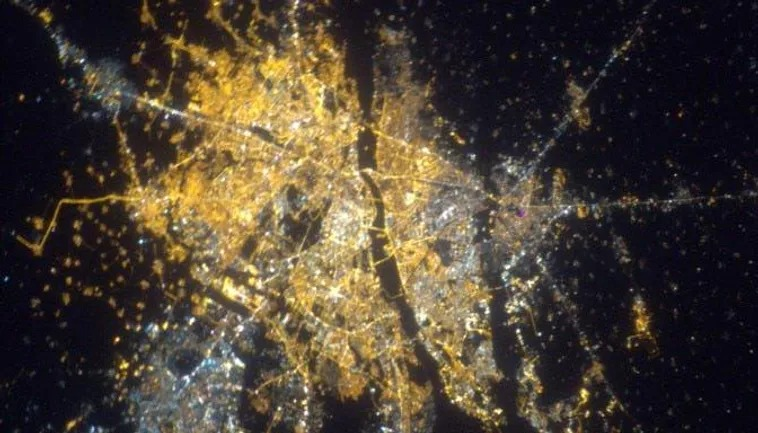
#> input picture Satellite Images/Delhi/Delhi_SAT1.jpg, 758 x 433 px
$ python 'Energy Estimation.py'
#> lines starting #> are read from the running program, lines starting #| are printed output that depends on the picture
#> further down, img is the input picture: shape (433, 758, 3); mean B, G, R 51.5, 64.3, 74.7
### Processing.py
import math
import numpy as np
from scipy.stats import beta
import cv2
from matplotlib import pyplot as plt
from gridding import draw_grid


import matplotlib.animation as animation

import math

RED_SENSITIVITY = 0.299
GREEN_SENSITIVITY = 0.587
BLUE_SENSITIVITY = 0.114

# [4 lines left out: function pixel_brightness, not called in this run]

def rgb_matrix(img,r,c):


#> called with r = 10, c = 10
    grid = [[[] for cnt in range(c)] for counter in range(r)]
    # print(grid)
    for x in range(len(grid)):
        for y in range(len(grid[0])):
            grid[x][y].append([])
            for z in range(3):
                grid[x][y][0].append(0)
            grid[x][y].append([0])
    # print(grid)
    # print(len(img),len(img[0]))
    d = len(img) * len(img[0]) / (r * c)
#> d = 3282.1
    rd = len(img) / r
#> rd = 43.3
    cd = len(img[0]) / c
#> cd = 75.8
    # print(grid)
    for row in range(len(img)):
        for col in range(len(img[0])):
            # print(row // rd)
            # print(col // cd)

            pixel = img[row][col]
            # print(pixel)
            grid[int(row // rd)][int(col // cd)][0][0] += pixel[0]
            grid[int(row // rd)][int(col // cd)][0][1] += pixel[1]
            grid[int(row // rd)][int(col // cd)][0][2] += pixel[2]
            grid[int(row // rd)][int(col // cd)][1][0] += 1
#> after the loop, grid = 10 items
            # print(grid)
    # print(grid)
    # print(grid[0][0][0][0],grid[0][0][1],grid[0][0][0][0]/grid[0][0][1])

    for x in range(r):
        for y in range(c):
            grid[x][y][0][0] = grid[x][y][0][0] / grid[x][y][1][0]
            grid[x][y][0][1] = grid[x][y][0][1] / grid[x][y][1][0]
            grid[x][y][0][2] = grid[x][y][0][2] / grid[x][y][1][0]

    print('\n\n\n\n\n\n')
    # print(grid)
    return grid


# [36 lines left out: functions image_brightness, convert_to_brightness_image, not called in this run]
def get_resolution(image: np.ndarray):
    height, width = image.shape[:2]
    return height * width

# [44 lines left out: functions brightness_histogram, distribution_pmf, correlation_distance, compute_hdr, energyConsumption, not called in this run]


Delhi = 'Satellite Images/Delhi/Delhi_SAT1.jpg'
Berlin = 'Satellite Images/Berlin_SAT1.jpg'
test = 'Satellite Images/testimg2.jpg'
SanFrancisco = 'Satellite Images/SanFrancisco_SAT1.jpg'

# [4 lines of commented-out code are left out]
img = cv2.imread(Delhi)
# image_brightness(img,10,10)
rgb_matrix(img,10,10)
# draw_grid(img,[10,10], color=(255, 0, 0), thickness=2)
# testimg = cv2.imread(test)
# energyConsumption(testimg)

### Energy Estimation.py
import math
import numpy as np
from scipy.stats import beta
import cv2
from matplotlib import pyplot as plt
from PIL import Image as im
from Processing import energyConsumption, image_brightness,rgb_matrix
from gridding import draw_grid
import cv2
import Smart_Report


# [72 lines left out: functions overlay, population_gridding, green_cover_gridding, not called in this run]

Delhi = 'Satellite Images/Delhi/Delhi_SAT1.jpg'
Berlin = 'Satellite Images/Berlin_SAT1.jpg'
test = 'Satellite Images/testimg2.jpg'
SanFrancisco = 'Satellite Images/SanFrancisco_SAT1.jpg'
London_energy = 'Satellite Images/London/London_Energy.jpg'
London_pd = 'Satellite Images/London/London_PD.jpg'
London_GC = 'Satellite Images/London/London_GC.jpg'
London_overlay = 'Satellite Images/London/London_Energy+PD.jpg'


# img = cv2.imread(London_GC)
# green_cover_gridding(img,10,10)

#


img = cv2.imread(London_pd)
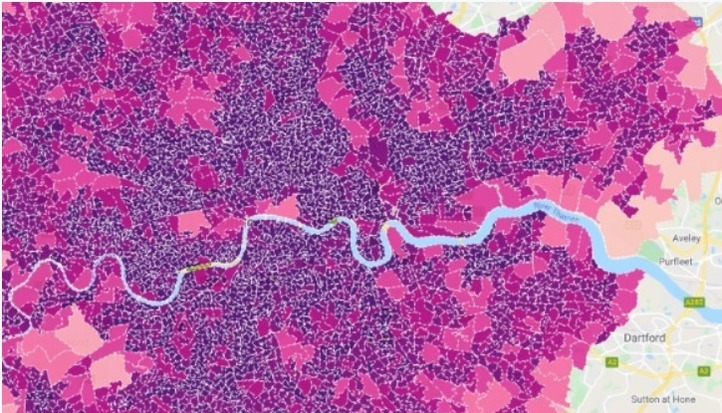
#> input picture Satellite Images/London/London_PD.jpg, 722 x 413 px
#> img is the input picture: shape (413, 722, 3); mean B, G, R 164, 96.8, 178
img = cv2.resize(img, (960, 540))
#> img: shape (540, 960, 3)
cv2.imshow('image', img)
cv2.waitKey(5000)


img = cv2.imread(London_energy)
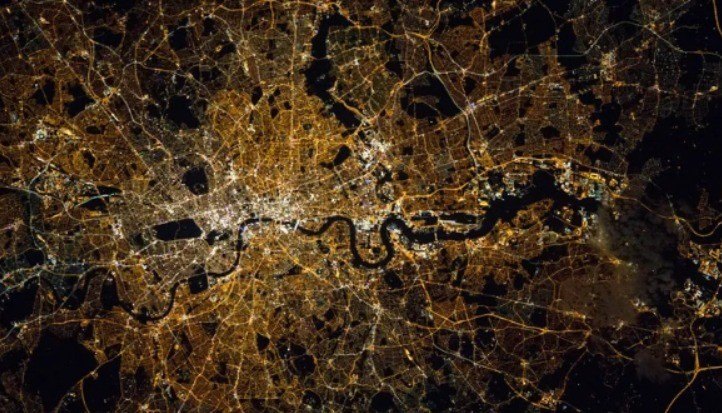
#> input picture Satellite Images/London/London_Energy.jpg, 722 x 413 px
#> img is the input picture: shape (413, 722, 3); mean B, G, R 27.6, 44.5, 61.5
img = cv2.resize(img, (960, 540))
#> img: shape (540, 960, 3)
cv2.imshow('image', img)
cv2.waitKey(5000)


img = cv2.imread(London_overlay)
#> (the run stopped early here; a loop or call above may not have finished)
